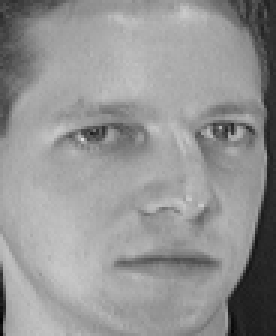
#> input picture Dataset/s1/2.pgm, 92 x 112 px, found by its file name (shown 3 times larger); its folder holds only this picture in this run
$ jupyter execute --allow-errors eigenfaces.ipynb
#> lines starting #> are read from the running program, lines starting #| are printed output that depends on the picture
# Construct Eigenfaces

[cell 1]
import cv2
import matplotlib.pyplot as plt
import numpy as np
import os
from sklearn.decomposition import PCA

[cell 2]
faces = dict()
dataset_dir = "Dataset"

for subject in os.listdir(dataset_dir):
    if not subject.startswith("s"):
        continue
    subject_dir = os.path.join(dataset_dir, subject)
    subject_dict = dict()
    faces[subject] = subject_dict
    for filename in os.listdir(subject_dir):
        filepath = os.path.join(subject_dir, filename)
        faces[subject][filename] = cv2.imread(filepath, cv2.IMREAD_GRAYSCALE)

[cell 3]
fig, axes = plt.subplots(10, 4, sharex=True, sharey=True, figsize=(8, 20))
faceimages = list(faces.values())
#> faceimages = 2 items
#> (the rest of this cell did not finish here and is left out)

#> (a cell that did not finish here is left out)

[cell 5]
subjects = list(faces.keys())
#> subjects = ['s1', 's10']
images_per_sub = list(faces["s1"].keys())
#> images_per_sub = ['2.pgm']
print(f"The number of subjects in the dataset {len(subjects)}")
#| The number of subjects in the dataset 2
print(f"The number of images per subject {len(images_per_sub)}")
#| The number of images per subject 1

[cell 6]
# composing the face matrix

face_matrix = list()
face_labels = list()

for key, value in faces.items():
    if key == "s40":
        continue # kept for testing
    for sub_key, sub_value in value.items():
        if sub_key == "10.pgm":
            continue # kept for testing
        flatten_image = face_matrix.append(sub_value.flatten())
        face_labels.append(key) # add the label of the subject
#> this loop made 2 passes
#> key on passes 1 to 2: 's1', 's10'
#> after the loop, face_labels = ['s1', 's10', 's10', 's10']

face_matrix = np.array(face_matrix)

[cell 7]
print(face_matrix.shape) # M x L  (L --> the number of pixels per image,  M --> number of images)
# 39 + 10 = 49 left for testing

[cell 8]
pca = PCA().fit(face_matrix) # eigen_decomposition of square matrix ((face_matrix - mean_image).Transpose() @  (face_matrix - mean_image))
# row-wise PCAs

[cell 9]
sorted_eigen_values = np.sort(pca.explained_variance_ratio_)[::-1]
print(f"The number of principal components: {len(sorted_eigen_values)}")

[cell 10]
cumulative_variance = np.cumsum(sorted_eigen_values)
plt.plot(cumulative_variance)
plt.xlabel('Number of Principal Components')
plt.ylabel('Cumulative Variance Explained')
plt.title('Cumulative Variance Explained by Principal Components')
plt.grid(True)
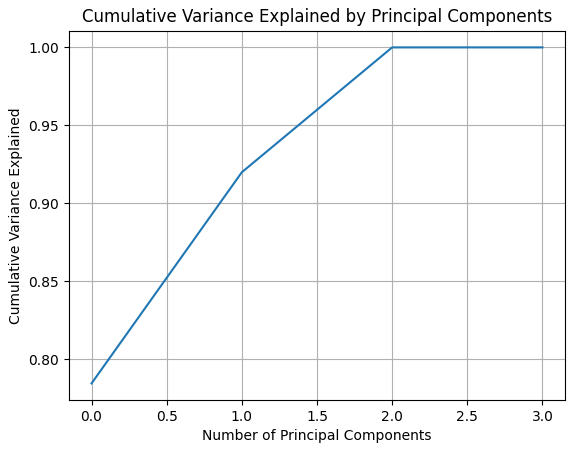
#> figure drawn by matplotlib, 1 panel

[cell 11]
# let's assume that we will consider just 90 % of variance in the data, so will consider just first 101 principal components
upto_index = np.where(cumulative_variance < 0.9)[0][-1] # the last one
print(f"Up to index {upto_index}, we can get up to {cumulative_variance[upto_index]} of variance in the images") # nearly 90 %

[cell 12]
plt.plot(cumulative_variance)
plt.axvline(x= upto_index, color = "r", linestyle = "--")
plt.xlabel('Number of Principal Components')
plt.ylabel('Cumulative Variance Explained')
plt.title('Cumulative Variance Explained by Principal Components')
plt.grid(True)
